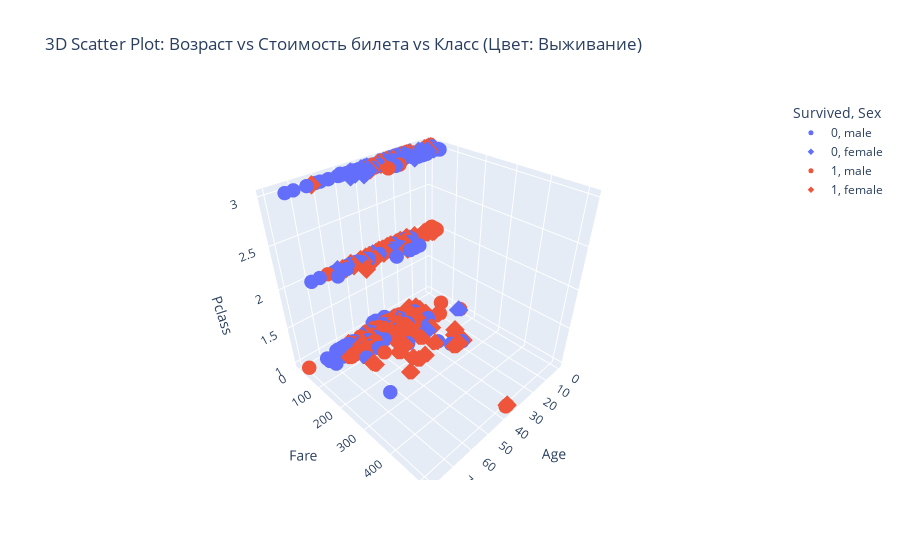

Write notebook code for a chart like this one.
### Markdown cell above
3D Scatter Plot

### Code cell
fig9 = px.scatter_3d(combined_df.dropna(subset=['Age', 'Fare', 'Pclass']),
                    x='Age', y='Fare', z='Pclass',
                    color='Survived', 
                    title='3D Scatter Plot: Возраст vs Стоимость билета vs Класс (Цвет: Выживание)',
                    hover_data=['Name', 'Sex'],
                    symbol='Sex')
fig9.update_traces(marker=dict(size=5))
fig9.show()

### Figure 1 — Plotly figure (JSON) as saved in the notebook; plotly's stock layout.template omitted (floating-point values rounded to 4 significant figures; data arrays with more than 128 entries replaced by an {"elided": "..."} marker saying what was removed)
{"data": [{"customdata": {"elided": "360x2 str values"}, "hovertemplate": "Survived=0<br>Sex=%{customdata[1]}<br>Age=%{x}<br>Fare=%{y}<br>Pclass=%{z}<br>Name=%{customdata[0]}<extra></extra>", "legendgroup": "0, male", "marker": {"color": "#636efa", "size": 5, "symbol": "circle"}, "mode": "markers", "name": "0, male", "scene": "scene", "showlegend": true, "type": "scatter3d", "x": {"elided": "360 float values"}, "y": {"elided": "360 float values"}, "z": {"elided": "360 int values"}}, {"customdata": [["Vestrom, Miss. Hulda Amanda Adolfina", "female"], ["Vander Planke, Mrs. Julius (Emelia Maria Vandemoortele)", "female"], ["Palsson, Miss. Torborg Danira", "female"], ["Vander Planke, Miss. Augusta Maria", "female"], ["Ahlin, Mrs. Johan (Johanna Persdotter Larsson)", "female"], ["Turpin, Mrs. William John Robert (Dorothy Ann Wonnacott)", "female"], ["Goodwin, Miss. Lillian Amy", "female"], ["Petranec, Miss. Matilda", "female"], ["Zabour, Miss. Hileni", "female"], ["Jussila, Miss. Katriina", "female"], ["Attalah, Miss. Malake", "female"], ["Andersson, Miss. Ellis Anna Maria", "female"], ["Robins, Mrs. Alexander A (Grace Charity Laury)", "female"], ["Ford, Miss. Robina Maggie \"Ruby\"", "female"], ["Skoog, Mrs. William (Anna Bernhardina Karlsson)", "female"], ["Isham, Miss. Ann Elizabeth", "female"], ["Yrois, Miss. Henriette (\"Mrs Harbeck\")", "female"], ["Strom, Miss. Telma Matilda", "female"], ["Lindahl, Miss. Agda Thorilda Viktoria", "female"], ["Strom, Mrs. Wilhelm (Elna Matilda Persson)", "female"], ["Lindblom, Miss. Augusta Charlotta", "female"], ["Haas, Miss. Aloisia", "female"], ["Allison, Miss. Helen Loraine", "female"], ["Palsson, Miss. Stina Viola", "female"], ["Jussila, Miss. Mari Aina", "female"], ["Oreskovic, Miss. Marija", "female"], ["Van Impe, Miss. Catharina", "female"], ["Danbom, Mrs. Ernst Gilbert (Anna Sigrid Maria Brogren)", "female"], ["Ford, Miss. Doolina Margaret \"Daisy\"", "female"], ["Strandberg, Miss. Ida Sofia", "female"], ["Allison, Mrs. Hudson J C (Bessie Waldo Daniels)", "female"], ["Canavan, Miss. Mary", "female"], ["Laitinen, Miss. Kristina Sofia", "female"], ["Cacic, Miss. Marija", "female"], ["Palsson, Mrs. Nils (Alma Cornelia Berglund)", "female"], ["Andersson, Mrs. Anders Johan (Alfrida Konstantia Brogren)", "female"], ["Lobb, Mrs. William Arthur (Cordelia K Stanlick)", "female"], ["Skoog, Miss. Mabel", "female"], ["Panula, Mrs. Juha (Maria Emilia Ojala)", "female"], ["Skoog, Miss. Margit Elizabeth", "female"], ["Hegarty, Miss. Hanora \"Nora\"", "female"], ["Goodwin, Mrs. Frederick (Augusta Tyler)", "female"], ["Barbara, Miss. Saiide", "female"], ["Ilmakangas, Miss. Pieta Sofia", "female"], ["Van Impe, Mrs. Jean Baptiste (Rosalie Paula Govaert)", "female"], ["Pettersson, Miss. Ellen Natalia", "female"], ["Heininen, Miss. Wendla Maria", "female"], ["Dahlberg, Miss. Gerda Ulrika", "female"], ["Olsson, Miss. Elina", "female"], ["Barbara, Mrs. (Catherine David)", "female"], ["Mack, Mrs. (Mary)", "female"], ["Lahtinen, Mrs. William (Anna Sylfven)", "female"], ["Mangan, Miss. Mary", "female"], ["Funk, Miss. Annie Clemmer", "female"], ["Rosblom, Mrs. Viktor (Helena Wilhelmina)", "female"], ["Andersson, Miss. Ingeborg Constanzia", "female"], ["Ford, Mrs. Edward (Margaret Ann Watson)", "female"], ["Arnold-Franchi, Mrs. Josef (Josefine Franchi)", "female"], ["Carter, Mrs. Ernest Courtenay (Lilian Hughes)", "female"], ["Rice, Mrs. William (Margaret Norton)", "female"], ["Bourke, Mrs. John (Catherine)", "female"], ["Boulos, Miss. Nourelain", "female"], ["Andersson, Miss. Ebba Iris Alfrida", "female"], ["Andersson, Miss. Sigrid Elisabeth", "female"]], "hovertemplate": "Survived=0<br>Sex=%{customdata[1]}<br>Age=%{x}<br>Fare=%{y}<br>Pclass=%{z}<br>Name=%{customdata[0]}<extra></extra>", "legendgroup": "0, female", "marker": {"color": "#636efa", "size": 5, "symbol": "diamond"}, "mode": "markers", "name": "0, female", "scene": "scene", "showlegend": true, "type": "scatter3d", "x": [14.0, 31.0, 8.0, 18.0, 40.0, 27.0, 16.0, 28.0, 14.5, 20.0, 17.0, 2.0, 47.0, 9.0, 45.0, 50.0, 24.0, 2.0, 25.0, 29.0, 45.0, 24.0, 2.0, 3.0, 21.0, 20.0, 10.0, 28.0, 21.0, 22.0, 25.0, 21.0, 37.0, 30.0, 29.0, 39.0, 26.0, 9.0, 41.0, 2.0, 18.0, 43.0, 18.0, 25.0, 30.0, 18.0, 23.0, 22.0, 31.0, 45.0, 57.0, 26.0, 30.5, 38.0, 41.0, 9.0, 48.0, 18.0, 44.0, 39.0, 32.0, 9.0, 6.0, 11.0], "y": [7.854, 18.0, 21.07, 18.0, 9.475, 21.0, 46.9, 7.896, 14.45, 9.825, 14.46, 31.27, 14.5, 34.38, 27.9, 28.71, 13.0, 10.46, 7.775, 10.46, 7.75, 8.85, 151.6, 21.07, 9.825, 8.662, 24.15, 14.4, 34.38, 9.838, 151.6, 7.75, 9.588, 8.662, 21.07, 31.27, 16.1, 27.9, 39.69, 27.9, 6.75, 46.9, 14.45, 7.925, 24.15, 7.775, 7.925, 10.52, 7.854, 14.45, 10.5, 26.0, 7.75, 13.0, 20.21, 31.27, 34.38, 17.8, 26.0, 29.12, 15.5, 15.25, 31.27, 31.27], "z": [3, 3, 3, 3, 3, 2, 3, 3, 3, 3, 3, 3, 3, 3, 3, 1, 2, 3, 3, 3, 3, 3, 1, 3, 3, 3, 3, 3, 3, 3, 1, 3, 3, 3, 3, 3, 3, 3, 3, 3, 3, 3, 3, 3, 3, 3, 3, 3, 3, 3, 2, 2, 3, 2, 3, 3, 3, 3, 2, 3, 3, 3, 3, 3]}, {"customdata": {"elided": "93x2 str values"}, "hovertemplate": "Survived=1<br>Sex=%{customdata[1]}<br>Age=%{x}<br>Fare=%{y}<br>Pclass=%{z}<br>Name=%{customdata[0]}<extra></extra>", "legendgroup": "1, male", "marker": {"color": "#EF553B", "size": 5, "symbol": "circle"}, "mode": "markers", "name": "1, male", "scene": "scene", "showlegend": true, "type": "scatter3d", "x": [34.0, 32.0, 12.0, 24.0, 27.0, 1.0, 45.0, 3.0, 26.0, 16.0, 38.0, 19.0, 37.0, 3.0, 25.0, 25.0, 19.0, 42.0, 0.92, 2.0, 3.0, 25.0, 36.0, 21.0, 39.0, 3.0, 44.0, 32.0, 28.0, 4.0, 52.0, 49.0, 29.0, 48.0, 25.0, 9.0, 26.0, 29.0, 32.0, 8.0, 17.0, 22.0, 32.0, 62.0, 32.0, 60.0, 27.0, 20.0, 80.0, 32.0, 48.0, 56.0, 50.0, 20.0, 36.0, 27.0, 31.0, 35.0, 42.0, 27.0, 35.0, 31.0, 6.0, 0.67, 20.0, 1.0, 0.42, 27.0, 27.0, 1.0, 0.83, 32.0, 51.0, 4.0, 42.0, 34.0, 31.0, 18.0, 28.0, 11.0, 26.0, 9.0, 48.0, 45.0, 30.0, 40.0, 36.0, 0.83, 35.0, 49.0, 23.0, 36.0, 29.0], "y": [13.0, 56.5, 11.24, 7.142, 7.796, 39.0, 26.55, 26.0, 18.79, 8.05, 90.0, 10.5, 52.55, 31.39, 7.775, 0.0, 8.05, 13.0, 151.6, 26.0, 15.9, 55.44, 120.0, 7.796, 7.925, 18.75, 7.925, 8.05, 26.55, 81.86, 30.5, 89.1, 7.896, 26.55, 91.08, 15.9, 56.5, 7.75, 26.0, 36.75, 110.9, 7.225, 7.854, 10.5, 7.925, 79.2, 30.5, 15.74, 30.0, 30.5, 76.73, 35.5, 133.7, 7.925, 512.3, 76.73, 57.0, 26.29, 26.29, 53.1, 512.3, 7.925, 12.47, 14.5, 7.229, 20.57, 8.517, 6.975, 8.662, 37.0, 18.75, 56.5, 26.55, 11.13, 52.55, 26.55, 13.0, 8.05, 35.5, 120.0, 30.0, 20.52, 52.0, 8.05, 9.5, 31.0, 26.29, 29.0, 26.55, 56.93, 63.36, 26.39, 9.5], "z": [2, 3, 3, 3, 3, 2, 1, 2, 3, 3, 1, 2, 1, 3, 3, 3, 3, 2, 1, 2, 3, 1, 1, 3, 3, 2, 3, 3, 1, 1, 1, 1, 3, 1, 1, 3, 3, 3, 2, 2, 1, 3, 3, 2, 3, 1, 1, 3, 1, 1, 1, 1, 1, 3, 1, 1, 1, 1, 1, 1, 1, 3, 3, 2, 3, 3, 3, 3, 3, 2, 2, 3, 1, 3, 1, 1, 2, 3, 1, 1, 1, 3, 1, 3, 3, 1, 1, 2, 1, 1, 1, 1, 3]}, {"customdata": {"elided": "197x2 str values"}, "hovertemplate": "Survived=1<br>Sex=%{customdata[1]}<br>Age=%{x}<br>Fare=%{y}<br>Pclass=%{z}<br>Name=%{customdata[0]}<extra></extra>", "legendgroup": "1, female", "marker": {"color": "#EF553B", "size": 5, "symbol": "diamond"}, "mode": "markers", "name": "1, female", "scene": "scene", "showlegend": true, "type": "scatter3d", "x": {"elided": "197 float values"}, "y": {"elided": "197 float values"}, "z": {"elided": "197 int values"}}], "layout": {"legend": {"title": {"text": "Survived, Sex"}, "tracegroupgap": 0}, "scene": {"domain": {"x": [0, 1], "y": [0, 1]}, "xaxis": {"title": {"text": "Age"}}, "yaxis": {"title": {"text": "Fare"}}, "zaxis": {"title": {"text": "Pclass"}}}, "title": {"text": "3D Scatter Plot: Возраст vs Стоимость билета vs Класс (Цвет: Выживание)"}}}
